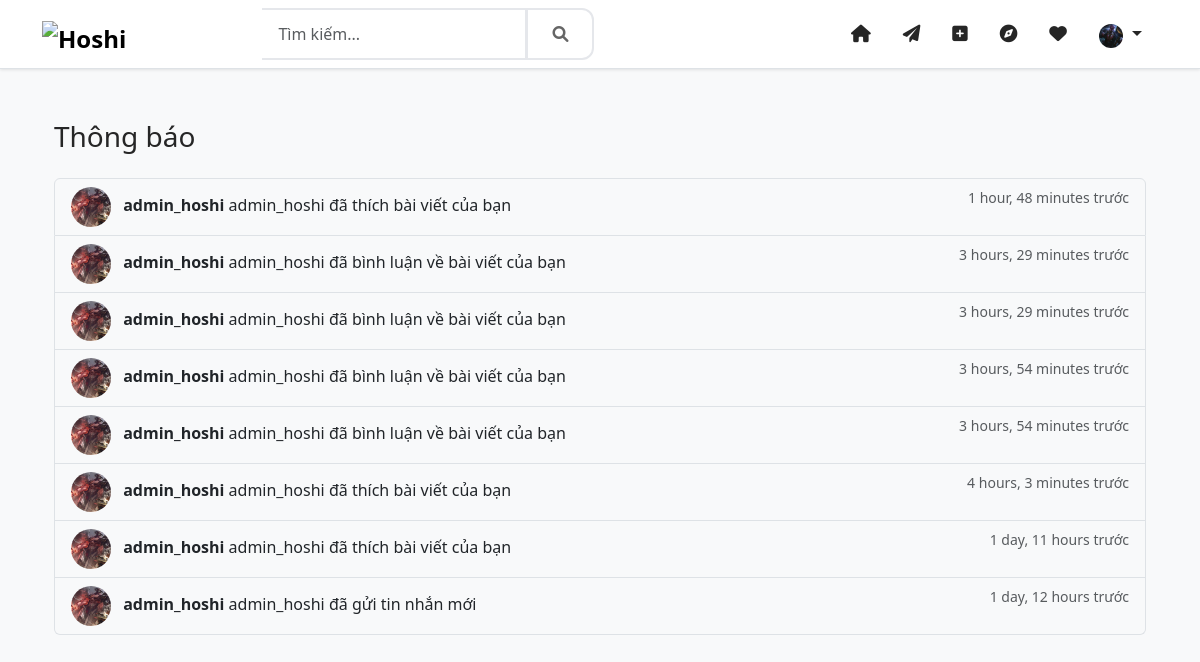
The page /notifications/ (signed in) on the database as committed earlier.
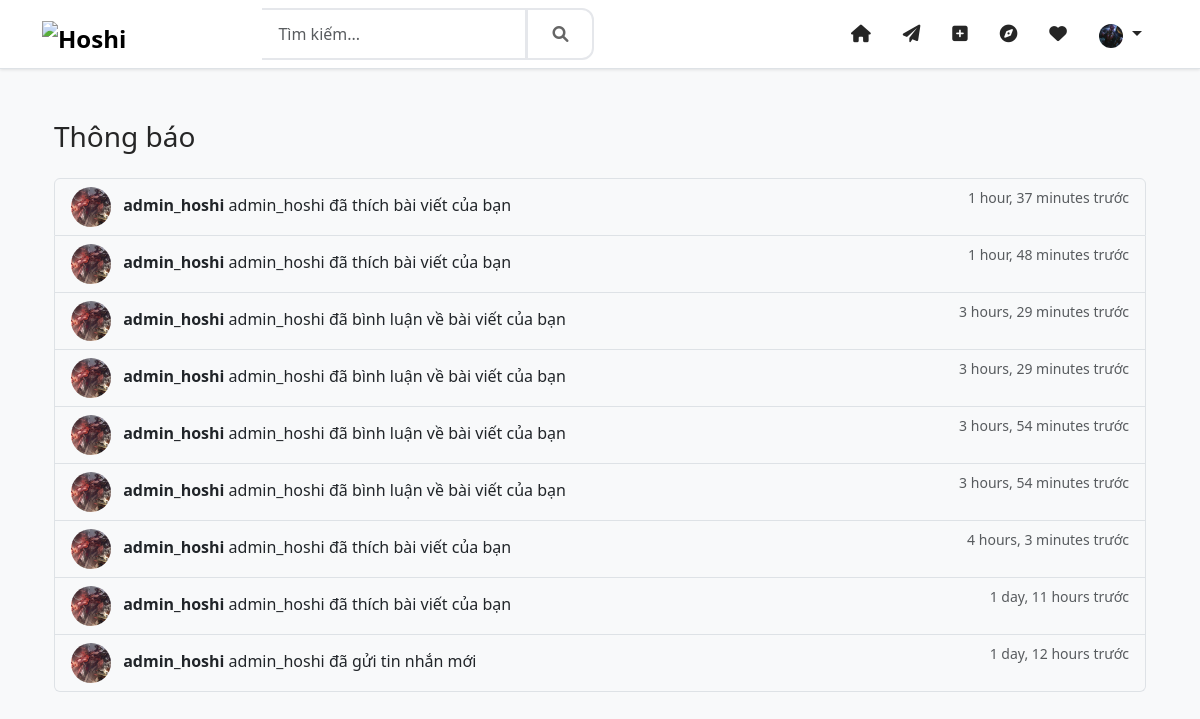
The same page on the database as committed later.
### notifications/models.py (models this page shows, shortened)
class Notification(models.Model):
    NOTIFICATION_TYPES = (
        ('like', _('Like')),
        ('comment', _('Comment')),
        ('follow', _('Follow')),
        ('mention', _('Mention')),
        ('message', _('Message')),
    )
    recipient = models.ForeignKey(
        User,
        on_delete=models.CASCADE,
        related_name='notifications_received'
    )
    sender = models.ForeignKey(
        User,
        on_delete=models.CASCADE,
        related_name='notifications_sent'
    )
    notification_type = models.CharField(
        max_length=20,
        choices=NOTIFICATION_TYPES
    )
    text = models.TextField(blank=True)
    is_read = models.BooleanField(default=False)
    created_at = models.DateTimeField(auto_now_add=True)
    post = models.ForeignKey('posts.Post', on_delete=models.CASCADE, null=True, blank=True)
    comment = models.ForeignKey('posts.Comment', on_delete=models.CASCADE, null=True, blank=True)
    message = models.ForeignKey('chat.Message', on_delete=models.CASCADE, null=True, blank=True)
    content_type = models.ForeignKey(ContentType, on_delete=models.CASCADE, null=True, blank=True)
    object_id = models.PositiveIntegerField(null=True, blank=True)
    content_object = GenericForeignKey('content_type', 'object_id')
    class Meta:
        ordering = ['-created_at']
        indexes = [
            models.Index(fields=['recipient', '-created_at']),
            models.Index(fields=['sender', '-created_at']),
        ]

### accounts/models.py (models this page shows, shortened)
class User(AbstractUser):
    email = models.EmailField(_('email address'), unique=True)
    phone_number = PhoneNumberField(_('phone number'), blank=True, null=True, unique=True)
    avatar = ProcessedImageField(upload_to='avatars',
                               processors=[ResizeToFill(300, 300)],
                               format='JPEG',
                               options={'quality': 90},
                               blank=True,
                               null=True)
    bio = models.TextField(_('bio'), max_length=500, blank=True)
    website = models.URLField(_('website'), max_length=200, blank=True)
    birth_date = models.DateField(_('birth date'), null=True, blank=True)
    gender = models.CharField(_('gender'), max_length=10, choices=[
        ('M', _('Male')),
        ('F', _('Female')),
        ('O', _('Other')),
    ], blank=True)
    is_private = models.BooleanField(_('private account'), default=False)
    _is_verified = models.BooleanField(_('verified account'), default=False, db_column='is_verified')
    created_at = models.DateTimeField(auto_now_add=True)
    updated_at = models.DateTimeField(auto_now=True)
    facebook = models.URLField(_('facebook'), max_length=200, blank=True)
    twitter = models.URLField(_('twitter'), max_length=200, blank=True)
    instagram = models.URLField(_('instagram'), max_length=200, blank=True)
    linkedin = models.URLField(_('linkedin'), max_length=200, blank=True)
    push_notifications = models.BooleanField(_('push notifications'), default=True)
    email_notifications = models.BooleanField(_('email notifications'), default=True)
    like_notifications = models.BooleanField(_('like notifications'), default=True)
    comment_notifications = models.BooleanField(_('comment notifications'), default=True)
    follow_notifications = models.BooleanField(_('follow notifications'), default=True)
    mention_notifications = models.BooleanField(_('mention notifications'), default=True)
    private_account = models.BooleanField(_('private account'), default=False)
    hide_activity = models.BooleanField(_('hide activity status'), default=False)
    block_messages = models.BooleanField(_('block messages from non-followers'), default=False)
    two_factor_auth = models.BooleanField(_('two-factor authentication'), default=False)
    followers = models.ManyToManyField('self',
                                     through='UserFollowing',
                                     related_name='following',
                                     symmetrical=False)
    blocked_users = models.ManyToManyField('self',
                                     through='UserBlock',
                                     related_name='blocked_by',
                                     symmetrical=False)
    history = HistoricalRecords()
    @property
    def is_verified(self):
        """Ensure is_verified always returns a boolean value"""
        if isinstance(self._is_verified, bool):
            return self._is_verified
        return False
    @is_verified.setter
    def is_verified(self, value):
        """Ensure is_verified is always stored as a boolean value"""
        if isinstance(value, bool):
            self._is_verified = value
        else:
            self._is_verified = False
    class Meta:
        verbose_name = _('user')
        verbose_name_plural = _('users')
    def get_avatar_url(self):
        if self.avatar:
            return self.avatar.url
        if self.gender == 'M':
            return '/static/img/default-avatar-male.png'
        elif self.gender == 'F':
            return '/static/img/default-avatar-female.png'
        return '/static/img/default-avatar.png'

### notifications/views.py (the view)
# urls.py: path('', views.notification_list, name='list'),
@login_required
def notification_list(request):
    notifications = Notification.objects.filter(recipient=request.user)
    notifications = notifications.order_by('-created_at')
    paginator = Paginator(notifications, 10)
    page_number = request.GET.get('page', 1)
    page_obj = paginator.get_page(page_number)
    context = {
        'notifications': page_obj,
        'is_paginated': page_obj.has_other_pages(),
    }
    return render(request, 'notifications/notifications.html', context)

### templates/notifications/notifications.html (shortened to what this page needs)
{% extends 'base/base.html' %}
{% load static %}
{% block content %}
<div class="container py-4">
    <div class="row">
        <div class="col-md-12">
            <h3 class="mb-4">Thông báo</h3>
            {% if notifications %}
                <div class="list-group">
                    {% for notification in notifications %}
                        <div class="list-group-item list-group-item-action
                            {% if not notification.is_read %}bg-light{% endif %}"
                             id="notification-{{ notification.id }}">
                            <div class="d-flex w-100 justify-content-between">
                                <div>
                                    <img src="{{ notification.sender.get_avatar_url }}"
                                         class="rounded-circle me-2"
                                         width="40"
                                         height="40"
                                         alt="{{ notification.sender.username }}">
                                    <strong>{{ notification.sender.username }}</strong>
                                    {{ notification.text }}
                                </div>
                                <small class="text-muted">{{ notification.created_at|timesince }} trước</small>
                            </div>
                        </div>
                    {% endfor %}
                </div>
            {% else %}
                <div class="alert alert-info">
                    Bạn không có thông báo nào.
                </div>
            {% endif %}
        </div>
    </div>
</div>
{% endblock %}

Rows that differ between the two databases and show on the page:
added Notification: sender.get_avatar_url (picture), sender.username "admin_hoshi", text "admin_hoshi đã thích bài viết của bạn", created_at "1 hour, 37 minutes"
